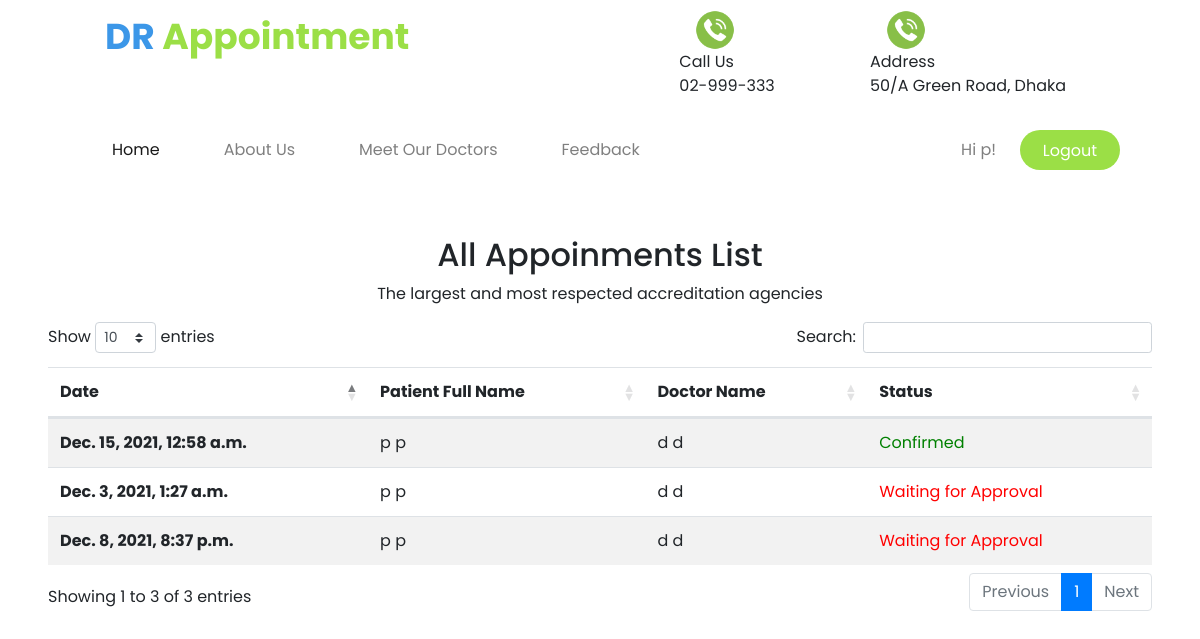
The app's page /appointmententStatus/ (signed in) with its own data.
### app/models.py (models this page shows, shortened)
class myCustomUser(AbstractUser):
	username = models.CharField(max_length=20, unique="True", blank=False)
	password = models.CharField(max_length=200)
	isPatient = models.BooleanField(default=False)
	isDoctor = models.BooleanField(default=False)
	firstName = models.CharField(max_length=200, blank=True, null=True)
	lastName = models.CharField(max_length=200, blank=True, null=True)
	email = models.EmailField(unique=True)
	dateOfBirth = models.CharField(max_length=200, blank=True, null=True)
	address = models.CharField(max_length=200, blank=True, null=True)
	contactNo = models.IntegerField(null=True, unique=True)

class Appointment(models.Model):
	pname = models.ForeignKey(Patient, on_delete=models.CASCADE, related_name='patient_releted_appointment', null=True, blank=True)
	doctor = models.ForeignKey(Doctor, null=True, blank=True, on_delete=models.CASCADE, related_name='doctor_releted_appornment')
	date = models.DateTimeField(null=True, blank=True)
	isConfiremed = models.BooleanField(default=False)

class Patient(models.Model):
	user = models.OneToOneField(myCustomUser, null=True, blank=True, on_delete=models.CASCADE, related_name='patient_releted_user')
	gender = models.CharField(max_length=200, blank=True, null=True)

class Doctor(models.Model):
	user = models.OneToOneField(myCustomUser, null=True, blank=True, on_delete=models.CASCADE, related_name='doctor_releted_user')
	degree = models.CharField(max_length=200, blank=True, null=True)
	speciality = models.CharField(max_length=200, blank=True, null=True)
	isApproved = models.BooleanField(default=False)

### app/views.py (the view)
# urls.py: path('appointmententStatus/', appointmententStatus, name='appointmententStatus'),
def appointmententStatus(request):
    if request.user.isPatient:
        try:
            mydict={
                'appoinments': Appointment.objects.filter(pname = Patient.objects.get(user = myCustomUser.objects.get(username = request.user.username))),
            }
        except:
            mydict={
                'appoinments': None,
            }
        return render(request, 'appointmententStatus.html', mydict)
    else:
        return redirect('app:index')

### templates/appointmententStatus.html (shortened to what this page needs)
<!DOCTYPE html>
{% extends 'base.html' %}
{% load static %}
{% block content %}
<div style="height:50px"></div>
{% if appoinments %}
<div class="container-fluid mybg">
    <div class="col-xl-6 mx-auto m-0">
        <h2 class="text-center">All Appoinments List</h2>
        <p class="subtitleBlue text-center">The largest and most respected accreditation agencies</p>
    </div>
</div>
<div class="container-fluid px-5">
    <table class="table table-striped table-hover" id="jsDataTableLib3">
        <thead>
          <tr>
            <th scope="col">Date</th>
            <th scope="col">Patient Full Name</th>
            <th scope="col">Doctor Name</th>
            <th scope="col">Status</th>
          </tr>
        </thead>
        <tbody>
            {% for i in appoinments %}
            <tr>
                <th scope="row">{{i.date}}</th>
                <td>{{i.pname.user.firstName}} {{i.pname.user.lastName}}</td>
                <td>{{i.doctor.user.firstName}} {{i.doctor.user.lastName}}</td>
                {% if i.isConfiremed %}
                <td style="color: green;">Confirmed</td>
                {% else %}
                <td style="color: red;">Waiting for Approval</td>
                {% endif %}
            </tr>
            {% endfor %}
        </tbody>
      </table>
</div>
{% else %}
<h3 class="text-center">No Appoinment Found</h3>
{% endif %}
<div style="height:200px"></div>
{% endblock %}

### templates/base.html (shortened to what this page needs)
<!DOCTYPE html>
{% load static %}
<html lang="en" dir="ltr">
  <head>
  	<link rel="stylesheet" href="https://maxcdn.bootstrapcdn.com/bootstrap/4.5.0/css/bootstrap.min.css">
  	<link rel="stylesheet" href="https://cdnjs.cloudflare.com/ajax/libs/animate.css/4.0.0/animate.min.css"/>
  	<link rel="stylesheet" href="https://cdnjs.cloudflare.com/ajax/libs/font-awesome/4.7.0/css/font-awesome.min.css">
  	<link rel="stylesheet" type="text/css" href="{% static 'style.css' %}">
  </head>
  <body>
    <div class="container-fluid">
      <div class="row m-0" style="padding-left: 90px; padding-right: 80px;padding-top: 10px;">
          <a href="{% url 'app:index' %}" style="font-size: 36px; font-weight: 700;">
            <span style="color:#3c97e8;">DR</span>
            <span style="color:#9bdf46;">Appointment</span>
          </a>
        <div class="col-md-2 ml-auto">
            <div class="row m-0">
                <span class="mx-3"><img src="{% static 'imgs/phn.png' %}" style="max-height: 40px;"></span>
                <p>Call Us<br>02-999-333</p>
            </div>
        </div>
        <div class="col-md-3 ml-4">
            <div class="row m-0">
                <span class="mx-3"><img src="{% static 'imgs/phn.png' %}" style="max-height: 40px;"></span>
                <p>Address<br>50/A Green Road, Dhaka</p>
            </div>
        </div>
        </div>
    </div>
    <nav class="navbar navbar-expand-lg navbar-light py-3" style="padding-left: 80px;padding-right: 80px;">
        <div class="collapse navbar-collapse" id="navbarSupportedContent">
          <ul class="navbar-nav mr-auto">
            <li class="nav-item active mx-4">
              <a class="nav-link" href="{% url 'app:index' %}">Home <span class="sr-only">(current)</span></a>
            </li>
            <li class="nav-item mx-4">
              <a class="nav-link" href="#">About Us</a>
            </li>
            <li class="nav-item mx-4">
                <a class="nav-link" href="{% url 'app:doctorList' %}">Meet Our Doctors</a>
            </li>
            <li class="nav-item mx-4">
                <a class="nav-link" href="#">Feedback</a>
            </li>
        </ul>
        <ul class="navbar-nav">
            {% if user.is_authenticated %}
            <li class="nav-item">
                <a class="nav-link mx-3" href="#">Hi {{request.user.username}}!</a>
            <li class="nav-item">
                <a href="{% url 'app:signout' %}" class="btn nav-link" style="background-color: #9bdf46; color:white; width:100px; height:40px; border-radius:40px;">Logout</a>
            </li>
            {% else %}
            <li class="nav-item" data-toggle="modal" data-target="#loginModal">
                <a href="#" class="btn nav-link" style="background-color: #9bdf46; color:white; width:100px; height:40px; border-radius:40px;">Login</a>
            </li>
            {% endif %}
        </ul>
        </div>
      </nav>
    {% block content %}
    {% endblock %}
  </body>
</html>
<link rel="stylesheet" href="https://cdn.datatables.net/1.10.25/css/dataTables.bootstrap4.min.css">

### templates/base.html (style rules this page uses)
body { font-family: 'Poppins', sans-serif; }

### records on screen
myCustomUser: user.username "p"
Appointment: date "Dec. 15, 2021, 12:58 a.m.", pname.user.firstName "p", pname.user.lastName "p", doctor.user.firstName "d", doctor.user.lastName "d", isConfiremed "Confirmed"
Appointment: date "Dec. 3, 2021, 1:27 a.m.", pname.user.firstName "p", pname.user.lastName "p", doctor.user.firstName "d", doctor.user.lastName "d", isConfiremed "Waiting for Approval"
Appointment: date "Dec. 8, 2021, 8:37 p.m.", pname.user.firstName "p", pname.user.lastName "p", doctor.user.firstName "d", doctor.user.lastName "d", isConfiremed "Waiting for Approval"
